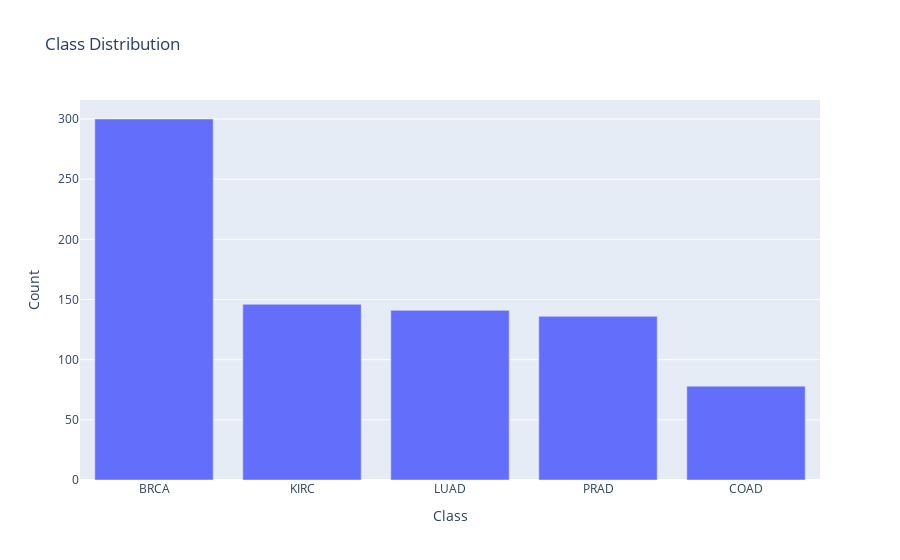

Notebook code cell kept with this figure:
### Code cell
# Gene Expression Cancer RNA-Seq - Exploratory Data Analysis (EDA)
# ----------------------------------------------------------------
# Goal: Explore target distribution, gene expression distributions,
#       skewness, correlations, and dimensionality insights.

import plotly.express as px
from scipy.stats import entropy, skew
import matplotlib.pyplot as plt
import seaborn as sns

sns.set(style="whitegrid")


# ============================
# 1. Class Distribution
# ============================
class_counts = df["Class"].value_counts()
print("\nClass counts:")
print(class_counts)

# Imbalance entropy (normalized)
class_probs = class_counts / class_counts.sum()
imbalance_entropy = entropy(class_probs) / np.log(len(class_counts))
print(f"\nClass imbalance entropy: {imbalance_entropy:.3f}")
# → 0.939 → Mild imbalance.

fig = px.bar(
    x=class_counts.index,
    y=class_counts.values,
    labels={"x": "Class", "y": "Count"},
    title="Class Distribution",
)
fig.update_layout(showlegend=False)
fig.show()

# 🔎 Observations:
# - Dataset is relatively balanced across classes (entropy ~0.94).
# - Stratified K-Folds recommended for cross-validation.
# - SMOTE could still be applied if imbalance impacts modeling.


# ============================
# 2. Gene Expression Distributions
# ============================
sample_genes = df.drop("Class", axis=1).columns[:10]  # sample 10 genes

plt.figure(figsize=(12, 6))
for i, gene in enumerate(sample_genes):
    plt.subplot(2, 5, i + 1)
    sns.histplot(x=df[gene], bins=30, kde=True)
    plt.title(f"Gene: {gene}")
plt.tight_layout()
plt.savefig("figures/gene_expression_distributions.png")
plt.close()

# 🔎 Observations:
# - Gene distributions vary widely across samples.
# - Several genes contain many zeros → potential for log1p transform before scaling.


# ============================
# 3. Skewness of Gene Expressions
# ============================
skewness = df.drop("Class", axis=1).apply(skew)
print("\nSkewness of gene expression levels:")
print(f"Mean: {skewness.mean():.2f}, Median: {skewness.median():.2f}")

plt.figure(figsize=(12, 6))
sns.histplot(data=skewness, bins=30, kde=True)
plt.title("Skewness Distribution of Gene Expression Levels")
plt.xlabel("Skewness")
plt.ylabel("Density")
plt.savefig("figures/skewness_distribution.png")
plt.close()

# 🔎 Observations:
# - Average skewness = 0.92 (positively skewed).
# - Median skewness = 0.15 → majority of genes are close to symmetric, but
#   some have heavy right tails.
# - Suggests log-transformation could help normalization.


# ============================
# 4. Correlation Analysis
# ============================
sample_genes = df.drop("Class", axis=1).columns[:100]  # sample 100 genes
corr_matrix = df[sample_genes].corr(method="spearman")  # robust to non-linearities

plt.figure(figsize=(12, 10))
sns.heatmap(
    corr_matrix,
    cmap="coolwarm",
    annot=False,
    fmt=".2f",
    vmin=-1,
    vmax=1,
    square=True,
    cbar_kws={"shrink": 0.8},
)
plt.title("Correlation Heatmap of 100 Sampled Genes")
plt.savefig("figures/correlation_heatmap.png")
plt.close()

high_corr = (corr_matrix.abs() > 0.8).sum().sum() - len(corr_matrix)
print(f"Number of high correlations > 0.8: {high_corr//2}")

# 🔎 Observations:
# - Only a small number of gene pairs show high correlation (>0.8).
# - However, given the high dimensionality (~20k features), multicollinearity is expected.
# - Dimensionality reduction (PCA, t-SNE, autoencoders) may help extract signal.

### Figure 1 — Plotly figure (JSON) as saved in the notebook; plotly's stock layout.template omitted (floating-point values rounded to 4 significant figures)
{"data": [{"hovertemplate": "Class=%{x}<br>Count=%{y}<extra></extra>", "legendgroup": "", "marker": {"color": "#636efa", "pattern": {"shape": ""}}, "name": "", "orientation": "v", "showlegend": false, "textposition": "auto", "type": "bar", "x": ["BRCA", "KIRC", "LUAD", "PRAD", "COAD"], "xaxis": "x", "y": [300, 146, 141, 136, 78], "yaxis": "y"}], "layout": {"barmode": "relative", "legend": {"tracegroupgap": 0}, "showlegend": false, "title": {"text": "Class Distribution"}, "xaxis": {"anchor": "y", "domain": [0, 1], "title": {"text": "Class"}}, "yaxis": {"anchor": "x", "domain": [0, 1], "title": {"text": "Count"}}}}
